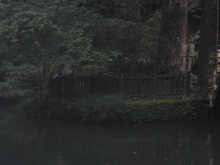
%> input picture Project 2/img/p1im2.png, 220 x 165 px, shrunk from 640 x 480 before the run
$ octave Sol_p1im2.m   (GNU Octave 9; MATLAB toolbox functions it lacks are replaced by stand-ins)
%> lines starting %> are read from the running program, lines starting %| are printed output that depends on the picture
%> further down, A is the input picture: size 165x220x3 uint8; mean R, G, B 41.2, 42.5, 41.8
### Project 2/rgb_to_gray.m
function gray = rgb_to_gray(imgMatr)
    % ---------------------------------
    % This function perform the edge detection with sobel filtering
    % ref: https://www.mathworks.com/matlabcentral/fileexchange/29392-rgb2gray
    % return grayscale image matrix
    % ---------------------------------

    imgMatr = double(imgMatr);
    [hg wd ch] = size(imgMatr); % get height, width and channel of the image

    R = imgMatr(:,:,1);
    G = imgMatr(:,:,2);
    B = imgMatr(:,:,3);

    gray = 0.29900 * R + 0.58700 * G + 0.11400 * B;
    gray = uint8(gray);
%> gray: size 165x220 uint8

end

### Project 2/prewitt_filtering.m
function transImgMatr = prewitt_filtering(imgMatr, direction)
%> called with direction = 'both'
    % ---------------------------------
    % This function perform the edge detection with prewitt filtering
    % ref: https://www.geeksforgeeks.org/matlab-image-edge-detection-using-prewitt-operator-from-scratch/
    % return transformed image matrix
    % ---------------------------------

    imgMatr = double(imgMatr);
%> imgMatr: size 165x220 double

    hg = size(imgMatr,1); % get the height of image
    wd = size(imgMatr,2); % get the width of image

    % zero padding on image matrix
    filtSize = 3;
    shift = double(floor(filtSize / 2));
    paddMatr = padarray(imgMatr,[shift shift],0);

    % prewitt filter
    prewittx = [-1,0,1; -1,0,1; -1,0,1];
    prewitty = [-1,-1,-1; 0,0,0; 1,1,1];

    % create the matrix with width and height
    % exacly same as the input image to store the transformed pixel values
    gx = zeros(hg,wd);
    gy = zeros(hg,wd);
    for row = 1 : hg
        for col = 1 : wd
            % x direction
            mul = paddMatr(row : row + (filtSize - 1),col : col + (filtSize - 1)).* prewittx;
            gx(row,col) = sum(mul(:));

            % y direction
            mul = paddMatr(row : row + (filtSize - 1),col : col + (filtSize - 1)).* prewitty;
            gy(row,col) = sum(mul(:));

            switch direction
                case 'vertical'
                    gx(row,col) = 0; % remove gx
                case 'horizontal'
                    gy(row,col) = 0; % remove gy
            end

        end
    end
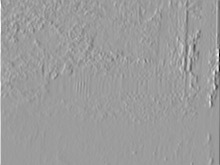
%> gx: size 165x220 double; min -386, max 243, mean -0.2; drawn with min black and max white
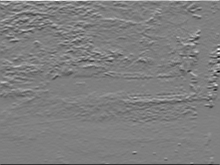
%> gy: size 165x220 double; min -221, max 222, mean 0; drawn with min black and max white

    grad = sqrt((gx .^2) + (gy .^2));
    transImgMatr = uint8(grad);

end

### Project 2/convert_to_binary_image.m
function imgMatr = convert_to_binary_image(imgMatr, threshold)
%> called with threshold = 0.2
    % ---------------------------------
    % This function perform the conversion from image to binary image
    % note that threshold value is between 0 to 1
    % ref: it's same to builtin function --> im2bw()
    % return transformed image matrix
    % ---------------------------------

    imgMatr = uint8(imgMatr);
    th = 255 * threshold;

    imgMatr(imgMatr < th) = 0;
%> imgMatr: size 165x220 uint8
    imgMatr(imgMatr >= th) = 1;
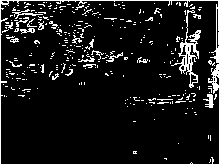
%> imgMatr: size 165x220 uint8; values 0 (black) and 1 (white), 9.7% white in thin lines or dots

    imgMatr = double(imgMatr);

end

### Project 2/sobel_filtering.m
function transImgMatr = sobel_filtering(imgMatr, direction)
%> called with direction = 'both'
    % ---------------------------------
    % This function perform the edge detection with sobel filtering
    % ref: https://www.geeksforgeeks.org/matlab-image-edge-detection-using-sobel-operator-from-scratch/
    % return transformed image matrix
    % ---------------------------------

    imgMatr = double(imgMatr);

    hg = size(imgMatr,1); % get the height of image
    wd = size(imgMatr,2); % get the width of image

    % zero padding on image matrix
    filtSize = 3;
    shift = double(floor(filtSize / 2));
    paddMatr = padarray(imgMatr,[shift shift],0);

    % sobel filter
    sobelx = [-1,0,1; -2,0,2; -1,0,1];
    sobely = [-1,-2,-1; 0,0,0; 1,2,1];

    % create the matrix with width and height
    % exacly same as the input image to store the transformed pixel values
    gx = zeros(hg,wd);
    gy = zeros(hg,wd);
    for row = 1 : hg
        for col = 1 : wd
            % x direction
            mul = paddMatr(row : row + (filtSize - 1),col : col + (filtSize - 1)).* sobelx;
            gx(row,col) = sum(mul(:));

            % y direction
            mul = paddMatr(row : row + (filtSize - 1),col : col + (filtSize - 1)).* sobely;
            gy(row,col) = sum(mul(:));

            switch direction
                case 'vertical'
                    gx(row,col) = 0; % remove gx
                case 'horizontal'
                    gy(row,col) = 0; % remove gy
            end

        end
    end

    grad = sqrt((gx .^2) + (gy .^2));
    transImgMatr = uint8(grad);

end

### Project 2/laplacian_gaussian_filter.m
function transImgMatr = laplacian_gaussian_filter(imgMatr,sigma)
%> called with sigma = 2.3
    % ---------------------------------
    % This function perform the edge detection with log filtering
    % ref: https://www.mathworks.com/matlabcentral/fileexchange/59816-log_edgedetection-image-sigma
    % return transformed image matrix
    % ---------------------------------

    imgMatr = double(imgMatr);

    % filter size is estimated by: sigma * constant
    filtSz = ceil(sigma) * 5;
    filtSz = (filtSz - 1) / 2;

    shift = double(floor(filtSz / 2));
    [x, y] = meshgrid(-shift : shift, -shift : shift);
    % The two parts of the LoG equation
    part_1 = (x .^ 2 + y .^ 2 - 2 * sigma ^ 2) / sigma ^ 4;
    part_2 = exp( - (x .^ 2 + y .^ 2) / (2 * sigma ^ 2) );
    part_2 = part_2 / sum(part_2(:));
    % The LoG filter
    LoG = - part_1 .* part_2;
    % The normalized LoG filter
    nLoG = LoG - mean2(LoG);

    transImgMatr = imfilter(imgMatr, nLoG, 'replicate');
%> transImgMatr: size 165x220 double

    transImgMatr = transImgMatr * 255.0;
    transImgMatr = uint8(transImgMatr);
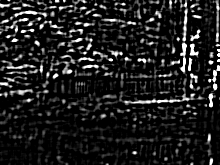
%> transImgMatr: size 165x220 uint8; min 0, max 255, mean 30.9
%> call 3 of convert_to_binary_image, with threshold = 0.4
%> in convert_to_binary_image (call 3), `imgMatr(imgMatr >= th) = 1;`:
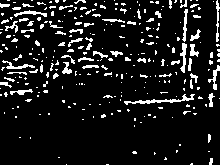
%> imgMatr: size 165x220 uint8; values 0 (black) and 1 (white), 10.4% white in thin lines or dots

end

### Project 2/RGB_to_HSI.m
function HSI = RGB_to_HSI(imgMatr)
    %-----------------------------------
    % This function perform the tranformation from RGB to HSI
    % return RGB
    % refer to https://www.imageeprocessing.com/2013/05/converting-rgb-image-to-hsi.html
    %-----------------------------------

    imgMatr = double(imgMatr);

    R = imgMatr(:,:,1) / 255;
    G = imgMatr(:,:,2) / 255;
    B = imgMatr(:,:,3) / 255;

    % Hue
    numerator = 1/2 * ((R - G) + (R - B));
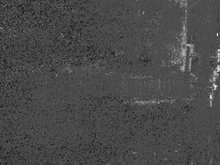
%> numerator: size 165x220 double; min -0.0784, max 0.178, mean -0.00379; drawn with min black and max white
    denominator = ((R - G).^2+((R - B).*(G - B))).^0.5;
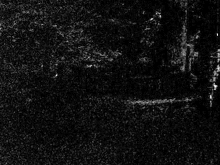
%> denominator: size 165x220 double; min 0, max 0.195, mean 0.013; drawn with min black and max white

    % To avoid divide by zero exception add a small number in the denominator
    H = acosd(numerator./(denominator + 0.000001));

    % If B>G then H= 360-Theta
    H(B > G) = 360 - H(B > G);
%> (the rest of the program and of its run is left out)
